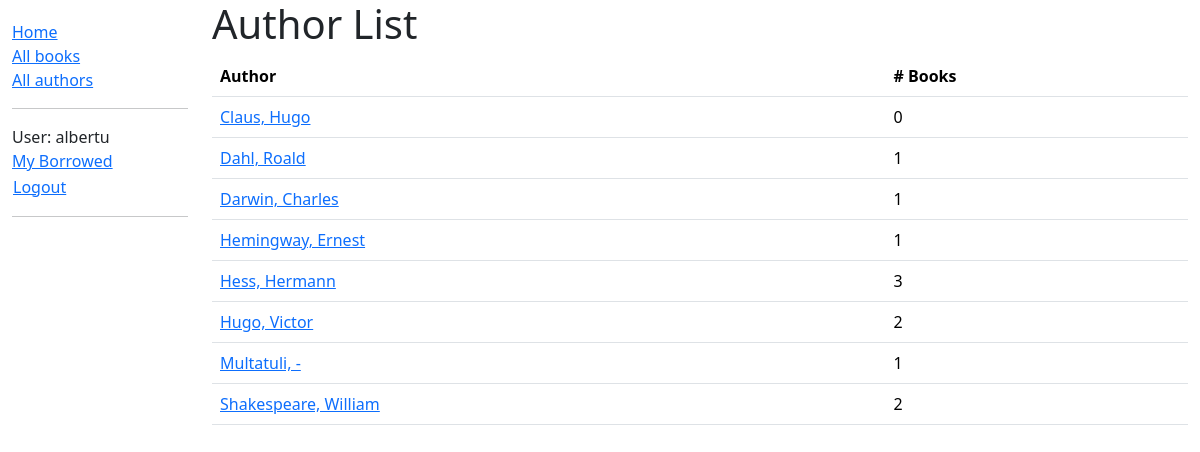
/catalog/authors/ (signed in), run on the app's committed database.
### catalog/models.py (models this page shows)
class Author(models.Model):
    first_name = models.CharField(max_length=100)
    last_name = models.CharField(max_length=100)
    date_of_birth = models.DateField(null=True, blank=True)
    date_of_death = models.DateField(verbose_name="Died", null=True, blank=True)
    class Meta:
        ordering = ["last_name", "first_name"]
    def __str__(self):
        return f"{self.last_name}, {self.first_name}"
    def get_absolute_url(self):
        return reverse("author-detail", args=[str(self.id)])

### catalog/views.py (the view)
# urls.py: path("authors/", views.AuthorListView.as_view(), name="authors"),
class AuthorListView(generic.ListView):
    model = Author
    paginate_by = 10

### catalog/templates/catalog/author_list.html
{% extends "catalog/base_generic.html" %}
{% block content %}
    <h1>Author List</h1>
    <table class="table table-hover">
        <thead>
            <tr>
                <th scope="col">Author</th>
                <th scope="col"># Books</th>
            </tr>
        </thead>
        <tbody>
            {% for author in author_list %}
            <tr>
                <td><a href="{{ author.get_absolute_url }}">{{ author }}</a></td>
                <td>{{author.book_set.count}}</td>
            </tr>
            {% endfor %}
        </tbody>
    </table>
{% endblock content %}

### catalog/templates/catalog/base_generic.html (shortened to what this page needs)
<!doctype html>
<html lang="en">
  <head>
    <link href="https://cdn.jsdelivr.net/npm/bootstrap@5.3.3/dist/css/bootstrap.min.css"
      rel="stylesheet"
>
    {% load static %}
    <link rel="stylesheet" href="{% static 'css/styles.css' %}" />
  </head>
  <body>
    <div class="container-fluid">
      <div class="row">
        <div class="col-sm-2">
          {% block sidebar %}
            <ul class="sidebar-nav">
              <li><a href="{% url "index" %}">Home</a></li>
              <li><a href="{% url "books" %}">All books</a></li>
              <li><a href="{% url "authors" %}">All authors</a></li>
              <hr>
              {% if user.is_authenticated %}
                <li>User: {{ user.get_username }}</li>
                <li><a href="{% url "my-borrowed" %}">My Borrowed</a></li>
                <li>
                  <form id="logout-form" method="post" action="{% url "logout" %}">
                    <button type="submit" class="btn btn-link">Logout</button>
                  </form>
                </li>
              {% else %}
                <li><a href="{% url "login" %}?next={% url "index" %}">Login</a></li>
              {% endif %}
              <hr>
            </ul>
          {% endblock %}
        </div>
        <div class="col-sm-10 ">
          {% block content %}{% endblock content %}
        </div>
      </div>
    </div>
  </body>
</html>

### catalog/static/css/styles.css (style rules this page uses)
.sidebar-nav { margin-top: 20px; padding: 0; list-style: none; }
#logout-form { display: inline; }
#logout-form button { padding: 0; margin: 0; }

### data on the page
Author: last_name+first_name "Claus, Hugo", book_set.count "0"
Author: last_name+first_name "Dahl, Roald", book_set.count "1"
Author: last_name+first_name "Darwin, Charles", book_set.count "1"
Author: last_name+first_name "Hemingway, Ernest", book_set.count "1"
Author: last_name+first_name "Hess, Hermann", book_set.count "3"
Author: last_name+first_name "Hugo, Victor", book_set.count "2"
Author: last_name+first_name "Multatuli, -", book_set.count "1"
Author: last_name+first_name "Shakespeare, William", book_set.count "2"

### other printed values
{{ user.get_username }} "albertu"
